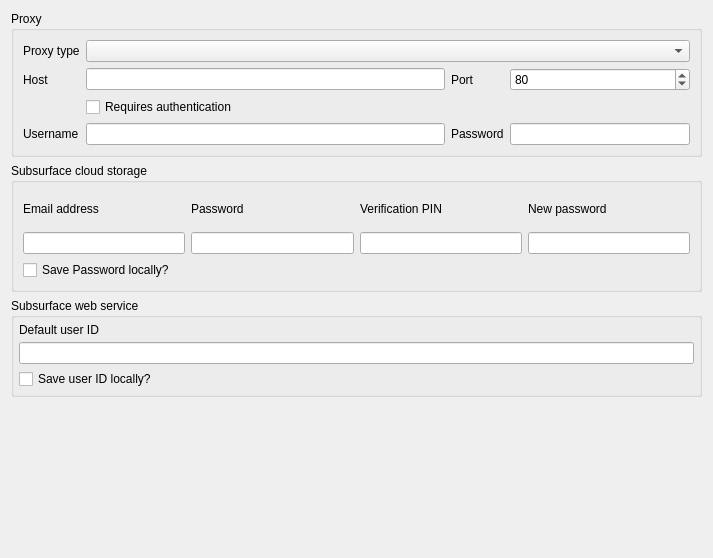
<?xml version="1.0" encoding="UTF-8"?>
<ui version="4.0">
 <class>PreferencesNetwork</class>
 <widget class="QWidget" name="PreferencesNetwork">
  <property name="geometry">
   <rect>
    <x>0</x>
    <y>0</y>
    <width>713</width>
    <height>558</height>
   </rect>
  </property>
  <property name="windowTitle">
   <string>Form</string>
  </property>
  <layout class="QVBoxLayout" name="verticalLayout">
   <item>
    <widget class="QGroupBox" name="groupBox_10">
     <property name="title">
      <string>Proxy</string>
     </property>
     <layout class="QGridLayout" name="gridLayout_2">
      <item row="1" column="2">
       <widget class="QLabel" name="label_23">
        <property name="sizePolicy">
         <sizepolicy hsizetype="MinimumExpanding" vsizetype="Preferred">
          <horstretch>0</horstretch>
          <verstretch>0</verstretch>
         </sizepolicy>
        </property>
        <property name="text">
         <string>Port</string>
        </property>
       </widget>
      </item>
      <item row="1" column="0">
       <widget class="QLabel" name="label_22">
        <property name="text">
         <string>Host</string>
        </property>
       </widget>
      </item>
      <item row="0" column="0">
       <widget class="QLabel" name="label_21">
        <property name="text">
         <string>Proxy type</string>
        </property>
        <property name="alignment">
         <set>Qt::AlignLeading|Qt::AlignLeft|Qt::AlignVCenter</set>
        </property>
       </widget>
      </item>
      <item row="3" column="0">
       <widget class="QLabel" name="label_24">
        <property name="text">
         <string>Username</string>
        </property>
       </widget>
      </item>
      <item row="1" column="3">
       <widget class="QSpinBox" name="proxyPort">
        <property name="sizePolicy">
         <sizepolicy hsizetype="MinimumExpanding" vsizetype="Fixed">
          <horstretch>1</horstretch>
          <verstretch>0</verstretch>
         </sizepolicy>
        </property>
        <property name="maximum">
         <number>65535</number>
        </property>
        <property name="value">
         <number>80</number>
        </property>
       </widget>
      </item>
      <item row="1" column="1">
       <widget class="QLineEdit" name="proxyHost">
        <property name="sizePolicy">
         <sizepolicy hsizetype="Preferred" vsizetype="Fixed">
          <horstretch>2</horstretch>
          <verstretch>0</verstretch>
         </sizepolicy>
        </property>
        <property name="maxLength">
         <number>64</number>
        </property>
       </widget>
      </item>
      <item row="0" column="1" colspan="3">
       <widget class="QComboBox" name="proxyType"/>
      </item>
      <item row="3" column="1">
       <widget class="QLineEdit" name="proxyUsername">
        <property name="sizePolicy">
         <sizepolicy hsizetype="Preferred" vsizetype="Fixed">
          <horstretch>0</horstretch>
          <verstretch>0</verstretch>
         </sizepolicy>
        </property>
        <property name="maxLength">
         <number>32</number>
        </property>
       </widget>
      </item>
      <item row="3" column="2">
       <widget class="QLabel" name="label_25">
        <property name="text">
         <string>Password</string>
        </property>
       </widget>
      </item>
      <item row="3" column="3">
       <widget class="QLineEdit" name="proxyPassword">
        <property name="sizePolicy">
         <sizepolicy hsizetype="Preferred" vsizetype="Fixed">
          <horstretch>0</horstretch>
          <verstretch>0</verstretch>
         </sizepolicy>
        </property>
        <property name="maxLength">
         <number>32</number>
        </property>
        <property name="echoMode">
         <enum>QLineEdit::Password</enum>
        </property>
       </widget>
      </item>
      <item row="2" column="1" colspan="3">
       <widget class="QCheckBox" name="proxyAuthRequired">
        <property name="layoutDirection">
         <enum>Qt::LeftToRight</enum>
        </property>
        <property name="text">
         <string>Requires authentication</string>
        </property>
       </widget>
      </item>
     </layout>
    </widget>
   </item>
   <item>
    <widget class="QGroupBox" name="cloudStorageGroupBox">
     <property name="sizePolicy">
      <sizepolicy hsizetype="Preferred" vsizetype="Minimum">
       <horstretch>0</horstretch>
       <verstretch>0</verstretch>
      </sizepolicy>
     </property>
     <property name="minimumSize">
      <size>
       <width>0</width>
       <height>129</height>
      </size>
     </property>
     <property name="title">
      <string>Subsurface cloud storage</string>
     </property>
     <layout class="QGridLayout" name="gridLayout_3">
      <item row="0" column="0">
       <widget class="QLabel" name="label_16b">
        <property name="toolTip">
         <string extracomment="Email address used for the Subsurface cloud storage infrastructure"/>
        </property>
        <property name="text">
         <string>Email address</string>
        </property>
       </widget>
      </item>
      <item row="0" column="1">
       <widget class="QLabel" name="label_16c">
        <property name="text">
         <string>Password</string>
        </property>
       </widget>
      </item>
      <item row="0" column="2">
       <widget class="QLabel" name="cloud_storage_pin_label">
        <property name="text">
         <string>Verification PIN</string>
        </property>
       </widget>
      </item>
      <item row="0" column="3">
       <widget class="QLabel" name="cloud_storage_new_passwd_label">
        <property name="text">
         <string>New password</string>
        </property>
       </widget>
      </item>
      <item row="1" column="0">
       <widget class="QLineEdit" name="cloud_storage_email">
        <property name="toolTip">
         <string extracomment="Email address used for the Subsurface cloud storage infrastructure"/>
        </property>
       </widget>
      </item>
      <item row="1" column="1">
       <widget class="QLineEdit" name="cloud_storage_password">
        <property name="echoMode">
         <enum>QLineEdit::Password</enum>
        </property>
       </widget>
      </item>
      <item row="1" column="2">
       <widget class="QLineEdit" name="cloud_storage_pin">
        <property name="toolTip">
         <string extracomment="One time verification PIN for Subsurface cloud storage infrastructure"/>
        </property>
       </widget>
      </item>
      <item row="1" column="3">
       <widget class="QLineEdit" name="cloud_storage_new_passwd">
        <property name="echoMode">
         <enum>QLineEdit::Password</enum>
        </property>
       </widget>
      </item>
      <item row="2" column="0">
       <widget class="QCheckBox" name="save_password_local">
        <property name="text">
         <string>Save Password locally?</string>
        </property>
       </widget>
      </item>
     </layout>
    </widget>
   </item>
   <item>
    <widget class="QGroupBox" name="groupBox_8">
     <property name="title">
      <string>Subsurface web service</string>
     </property>
     <layout class="QVBoxLayout" name="verticalLayout_7">
      <property name="spacing">
       <number>5</number>
      </property>
      <property name="margin">
       <number>5</number>
      </property>
      <item>
       <widget class="QLabel" name="label_16">
        <property name="text">
         <string>Default user ID</string>
        </property>
       </widget>
      </item>
      <item>
       <widget class="QLineEdit" name="default_uid"/>
      </item>
      <item>
       <widget class="QCheckBox" name="save_uid_local">
        <property name="text">
         <string>Save user ID locally?</string>
        </property>
       </widget>
      </item>
     </layout>
    </widget>
   </item>
   <item>
    <spacer name="verticalSpacer">
     <property name="orientation">
      <enum>Qt::Vertical</enum>
     </property>
     <property name="sizeHint" stdset="0">
      <size>
       <width>20</width>
       <height>40</height>
      </size>
     </property>
    </spacer>
   </item>
  </layout>
 </widget>
 <resources/>
 <connections>
  <connection>
   <sender>proxyAuthRequired</sender>
   <signal>toggled(bool)</signal>
   <receiver>proxyUsername</receiver>
   <slot>setEnabled(bool)</slot>
   <hints>
    <hint type="sourcelabel">
     <x>207</x>
     <y>107</y>
    </hint>
    <hint type="destinationlabel">
     <x>213</x>
     <y>128</y>
    </hint>
   </hints>
  </connection>
  <connection>
   <sender>proxyAuthRequired</sender>
   <signal>toggled(bool)</signal>
   <receiver>proxyPassword</receiver>
   <slot>setEnabled(bool)</slot>
   <hints>
    <hint type="sourcelabel">
     <x>555</x>
     <y>109</y>
    </hint>
    <hint type="destinationlabel">
     <x>556</x>
     <y>137</y>
    </hint>
   </hints>
  </connection>
 </connections>
</ui>
